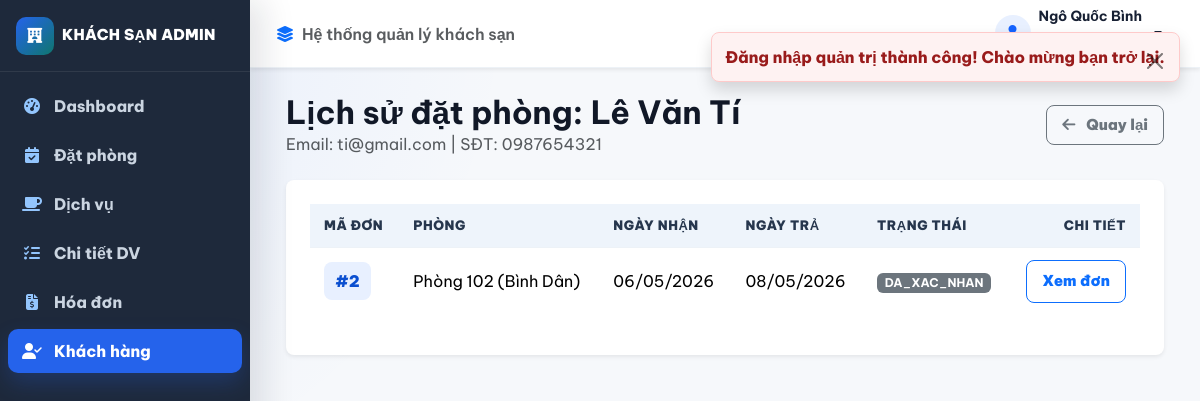
Page /admin/index.php?c=khach-hang&a=history&id=2 (signed in) on the committed database.
### tables this page shows
CREATE TABLE NHANVIEN
(
    MaNhanVien INT AUTO_INCREMENT PRIMARY KEY,
    Username VARCHAR(20),
    `Password` VARCHAR(255),
    TenNhanVien VARCHAR(100),
    NgaySinh DATE,
    CMND VARCHAR(20),
    NgayVaoLam DATE,
    MaChucVu INT,
    UNIQUE KEY uq_staff_username (Username),
    CONSTRAINT FK_NHANVIEN_CHUCVU 
        FOREIGN KEY (MaChucVu) REFERENCES CHUCVU(MaChucVu)
);

CREATE TABLE KHACHHANG
(
    MaKhachHang INT AUTO_INCREMENT PRIMARY KEY,
    HoTen VARCHAR(255),
    Email VARCHAR(254),
    DiaChi VARCHAR(255),
    DienThoai VARCHAR(20),
    CMND VARCHAR(20),
    MatKhau VARCHAR(255),
    TrangThai VARCHAR(30) DEFAULT 'HOAT_DONG',
    EmailConnexion VARCHAR(254) GENERATED ALWAYS AS (NULLIF(Email, '')) STORED,
    UNIQUE KEY uq_customer_phone (DienThoai),
    UNIQUE KEY uq_customer_email (EmailConnexion)
);

CREATE TABLE CTDATPHONG
(
    MaCTDatPhong INT AUTO_INCREMENT PRIMARY KEY,
    NgayThucHien DATE,
    MaKhachHang INT,
    NgayNhan DATE,
    NgayTra DATE,
    MaPhong INT,
    MaNhanVien INT,
    TrangThai VARCHAR(50) DEFAULT 'CHO_ADMIN_DUYET',
    GiaPhongDat INT NULL,
    payment_status VARCHAR(50) DEFAULT 'CHUA_TAO',
    payment_requested_at DATETIME NULL,
    payment_expired_at DATETIME NULL,
    CONSTRAINT FK_CTDATPHONG_KHACHHANG 
        FOREIGN KEY (MaKhachHang) REFERENCES KHACHHANG(MaKhachHang),
    CONSTRAINT FK_CTDATPHONG_PHONG 
        FOREIGN KEY (MaPhong) REFERENCES PHONG(MaPhong),
    CONSTRAINT FK_CTDATPHONG_NHANVIEN 
        FOREIGN KEY (MaNhanVien) REFERENCES NHANVIEN(MaNhanVien)
);

CREATE TABLE PHONG
(
    MaPhong INT PRIMARY KEY,
    MaLoaiPhong INT,
    HinhAnhDaiDien VARCHAR(255),
    TrangThai VARCHAR(30) DEFAULT 'Trống',
    CONSTRAINT FK_PHONG_LOAIPHONG 
        FOREIGN KEY (MaLoaiPhong) REFERENCES LOAIPHONG(MaLoaiPhong)
);

CREATE TABLE LOAIPHONG
(
    MaLoaiPhong INT AUTO_INCREMENT PRIMARY KEY,
    TenLoaiPhong VARCHAR(20),
    GiaPhong INT,
    MoTa VARCHAR(255),
    DaXoa BOOLEAN DEFAULT FALSE
);

### controllers/admin/KhachHangController.php (called while the page is built, shortened)
<?php
require_once __DIR__ . '/../../config/auth.php';
require_once __DIR__ . '/../../config/helpers.php';
require_once __DIR__ . '/../../models/KhachHangModel.php';
require_once __DIR__ . '/../../models/DatPhongModel.php';
class KhachHangController {
    public function history(): void {
        Auth::requirePermission('KHACH_HANG');
        $id = (int)($_GET['id'] ?? 0);
        $customer = KhachHangModel::getById($id);
        $bookings = DatPhongModel::getByKhachHang($id);
        render_admin_view('khach-hang/history', [
            'title'    => "Lịch sử đặt phòng - {$customer['HoTen']}",
            'customer' => $customer,
            'bookings' => $bookings
        ]);
    }
}

### config/auth.php (called while the page is built, shortened)
<?php
require_once __DIR__ . '/database.php';
require_once __DIR__ . '/helpers.php';
class Auth {
    public static function isAdminLoggedIn(): bool {
        static $checked = false;
        if (!$checked) {
            $checked = true;
            $stmt = getDB()->prepare('SELECT nv.*, cv.TenChucVu FROM NHANVIEN nv LEFT JOIN CHUCVU cv ON cv.MaChucVu = nv.MaChucVu WHERE MaNhanVien = ?');
            $stmt->execute([$_SESSION['admin_user']['id']]);
        }
        return true;
    }
    public static function hasPermission(string $permission): bool {
        $perms = $_SESSION['admin_permissions'] ?? [];
        return in_array($permission, $perms);
    }
    public static function requireAdminLogin(): void {
        if (!self::isAdminLoggedIn()) {
            set_flash('danger', 'Vui lòng đăng nhập để tiếp tục.');
            redirect(admin_url('c=auth&a=login'));
        }
    }
    public static function requirePermission(string $permission): void {
        self::requireAdminLogin();
    }
}

### config/database.php (called while the page is built, shortened)
<?php
class Database {
    private static ?PDO $instance = null;
    public static function getConnection(): PDO {
        if (self::$instance === null) {
            $dsn = 'mysql:host=' . (getenv('HOTEL_DB_HOST') ?: self::DB_HOST)
                . ';port=' . (getenv('HOTEL_DB_PORT') ?: self::DB_PORT)
                . ';dbname=' . (getenv('HOTEL_DB_NAME') ?: self::DB_NAME) . ';charset=utf8mb4';
            $options = [
                PDO::ATTR_ERRMODE            => PDO::ERRMODE_EXCEPTION,
                PDO::ATTR_DEFAULT_FETCH_MODE => PDO::FETCH_ASSOC,
                PDO::ATTR_EMULATE_PREPARES   => false,
                PDO::MYSQL_ATTR_INIT_COMMAND => "SET NAMES utf8mb4"
            ];
            try {
                self::$instance = new PDO($dsn, getenv('HOTEL_DB_USER') ?: self::DB_USER, getenv('HOTEL_DB_PASS') ?: self::DB_PASS, $options);
                self::$instance->exec("SET time_zone = '+07:00'");
                self::$instance->exec('SET SESSION TRANSACTION ISOLATION LEVEL READ COMMITTED');
            } catch (PDOException $e) {
                error_log($e->getMessage());
                throw new RuntimeException('Không thể kết nối cơ sở dữ liệu. Vui lòng kiểm tra cấu hình máy chủ.');
            }
        }
        return self::$instance;
    }
}
function getDB(): PDO {
    return Database::getConnection();
}

### models/KhachHangModel.php (called while the page is built, shortened)
<?php
class KhachHangModel extends BaseModel {
    public static function getById(int $id): ?array {
        $db = self::db();
        $stmt = $db->prepare("SELECT * FROM KHACHHANG WHERE MaKhachHang = :id LIMIT 1");
        $stmt->execute([':id' => $id]);
        $row = $stmt->fetch();
        return $row ?: null;
    }
}

### models/DatPhongModel.php (called while the page is built, shortened)
<?php
class DatPhongModel extends BaseModel {
    public static function getByKhachHang(int $maKhachHang): array {
        $db = self::db();
        $stmt = $db->prepare("
            SELECT
                cdp.*,
                p.MaPhong, lp.TenLoaiPhong, COALESCE(cdp.GiaPhongDat, lp.GiaPhong) AS GiaPhong, p.HinhAnhDaiDien
            FROM CTDATPHONG cdp
            LEFT JOIN PHONG p ON cdp.MaPhong = p.MaPhong
            LEFT JOIN LOAIPHONG lp ON p.MaLoaiPhong = lp.MaLoaiPhong
            WHERE cdp.MaKhachHang = :mkh
            ORDER BY cdp.MaCTDatPhong DESC
        ");
        $stmt->execute([':mkh' => $maKhachHang]);
        return $stmt->fetchAll();
    }
}

### views/admin/khach-hang/history.php (the view, shortened to what this page needs)
<div class="container admin-wide my-4">
    <div class="d-flex justify-content-between align-items-center mb-4">
        <div>
            <h1 class="fw-bold mb-0">Lịch sử đặt phòng: <?= e($customer['HoTen']) ?></h1>
            <p class="text-muted mb-0">Email: <?= e($customer['Email']) ?> | SĐT: <?= e($customer['DienThoai']) ?></p>
        </div>
        <a href="<?= e(admin_url('c=khach-hang')) ?>" class="btn btn-outline-secondary">
            <i class="fa-solid fa-arrow-left me-1"></i> Quay lại
        </a>
    </div>
    <div class="card admin-panel border-0 shadow-sm p-4">
        <table class="table admin-table align-middle">
            <thead>
                <tr>
                    <th>Mã đơn</th>
                    <th>Phòng</th>
                    <th>Ngày nhận</th>
                    <th>Ngày trả</th>
                    <th>Trạng thái</th>
                    <th class="text-end">Chi tiết</th>
                </tr>
            </thead>
            <tbody>
                <?php if (!empty($bookings)): ?>
                    <?php foreach ($bookings as $b): ?>
                        <tr>
                            <td><span class="id-badge">#<?= $b['MaCTDatPhong'] ?></span></td>
                            <td>Phòng <?= e($b['MaPhong']) ?> (<?= e($b['TenLoaiPhong']) ?>)</td>
                            <td><?= format_date($b['NgayNhan']) ?></td>
                            <td><?= format_date($b['NgayTra']) ?></td>
                            <td><span class="badge bg-secondary"><?= e($b['TrangThai']) ?></span></td>
                            <td class="text-end">
                                <a href="<?= e(admin_url('c=dat-phong&a=detail&id=' . $b['MaCTDatPhong'])) ?>" class="btn btn-sm btn-outline-primary">
                                    Xem đơn
                                </a>
                            </td>
                        </tr>
                    <?php endforeach; ?>
                <?php else: ?>
                    <tr>
                        <td colspan="6" class="text-center py-4 text-muted">Khách hàng chưa có đơn đặt phòng nào.</td>
                    </tr>
                <?php endif; ?>
            </tbody>
        </table>
    </div>
</div>

### views/admin/layouts/nav.php (shortened to what this page needs)
<?php
require_once __DIR__ . '/../../../config/auth.php';
$currentC = $_GET['c'] ?? 'dashboard';
?>
<div class="admin-shell">
    <aside class="admin-sidebar">
        <a class="admin-brand d-flex align-items-center gap-2 px-3 py-3" href="<?= e(admin_url('c=dashboard')) ?>">
            <span class="brand-icon"><i class="fa-solid fa-hotel"></i></span>
            <span>KHÁCH SẠN ADMIN</span>
        </a>
        <nav class="admin-menu px-2">
            <?php if (Auth::hasPermission('DASHBOARD')): ?>
            <a class="admin-menu-link <?= ($currentC === 'dashboard') ? 'active' : '' ?>" href="<?= e(admin_url('c=dashboard')) ?>">
                <i class="fa-solid fa-gauge-high"></i>
                <span>Dashboard</span>
            </a>
            <?php endif; ?>
            <?php if (Auth::hasPermission('DAT_PHONG')): ?>
            <a class="admin-menu-link <?= ($currentC === 'dat-phong') ? 'active' : '' ?>" href="<?= e(admin_url('c=dat-phong')) ?>">
                <i class="fa-solid fa-calendar-check"></i>
                <span>Đặt phòng</span>
            </a>
            <?php endif; ?>
            <?php if (Auth::hasPermission('DICH_VU')): ?>
            <a class="admin-menu-link <?= ($currentC === 'dich-vu') ? 'active' : '' ?>" href="<?= e(admin_url('c=dich-vu')) ?>">
                <i class="fa-solid fa-mug-saucer"></i>
                <span>Dịch vụ</span>
            </a>
            <?php endif; ?>
            <?php if (Auth::hasPermission('CT_DICH_VU')): ?>
            <a class="admin-menu-link <?= ($currentC === 'ct-dich-vu') ? 'active' : '' ?>" href="<?= e(admin_url('c=ct-dich-vu')) ?>">
                <i class="fa-solid fa-list-check"></i>
                <span>Chi tiết DV</span>
            </a>
            <?php endif; ?>
            <?php if (Auth::hasPermission('HOA_DON')): ?>
            <a class="admin-menu-link <?= ($currentC === 'hoa-don') ? 'active' : '' ?>" href="<?= e(admin_url('c=hoa-don')) ?>">
                <i class="fa-solid fa-file-invoice-dollar"></i>
                <span>Hóa đơn</span>
            </a>
            <?php endif; ?>
            <?php if (Auth::hasPermission('KHACH_HANG')): ?>
            <a class="admin-menu-link <?= ($currentC === 'khach-hang') ? 'active' : '' ?>" href="<?= e(admin_url('c=khach-hang')) ?>">
                <i class="fa-solid fa-user-check"></i>
                <span>Khách hàng</span>
            </a>
            <?php endif; ?>
        </nav>
    </aside>
    <header class="admin-topbar shadow-sm">
        <div class="d-flex align-items-center gap-2 text-muted fw-semibold">
            <i class="fa-solid fa-layer-group text-primary"></i>
            <span>Hệ thống quản lý khách sạn</span>
        </div>
        <div class="dropdown ms-auto">
            <button class="admin-account dropdown-toggle border-0 bg-transparent d-flex align-items-center gap-2"
                    type="button"
                    data-bs-toggle="dropdown"
                    aria-expanded="false">
                <span class="admin-avatar">
                </span>
                <span class="account-text text-start">
                    <strong><?= e($currentUser['fullName'] ?? 'Admin') ?></strong>
                    <br>
                    <small class="text-muted"><?= e($currentUser['roleName'] ?? 'Nhân viên') ?></small>
                </span>
            </button>
        </div>
    </header>
</div>

### rows in the picture
nhanvien: TenNhanVien "Ngô Quốc Bình"
khachhang: HoTen "Lê Văn Tí", Email "ti@gmail.com", DienThoai "0987654321"
ctdatphong: MaCTDatPhong "2", MaPhong.MaPhong "102", loaiphong.TenLoaiPhong "Bình Dân", NgayNhan "06/05/2026", NgayTra "08/05/2026", TrangThai "DA_XAC_NHAN"

### other values in the picture
$flash['message'] "Đăng nhập quản trị thành công! Chào mừng bạn trở lại."
